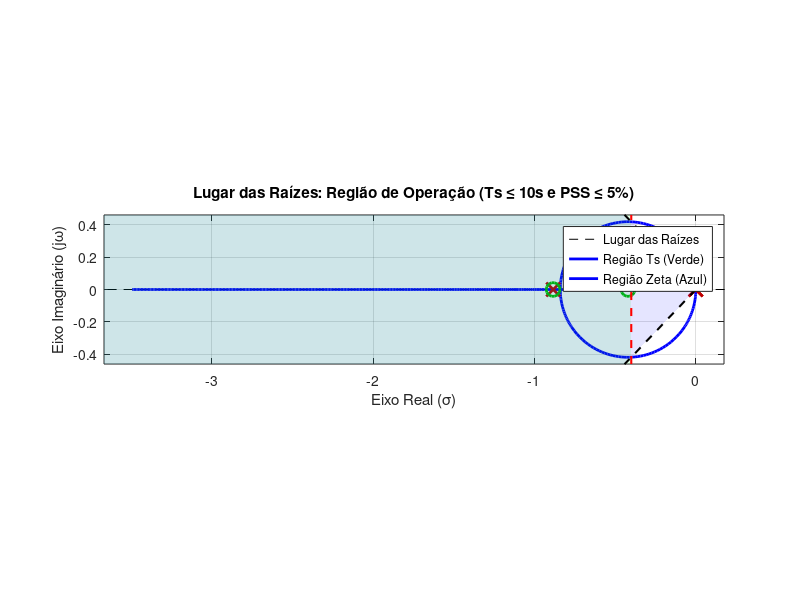

Write the MATLAB code that produced this figure.
clear; close all; clc;

% --- 1. Definição do Sistema ---
s = tf("s");
K_p = 1.3042;
K_i = 0.371364;
K_d = 1;

C_s = (K_d * s^2 + K_p * s + K_i)/(s);

% Parâmetros da planta do AUV
G_s = (0.0526)/(s^2 + 0.8842*s);

% --- 2. Definição dos Requisitos ---
% Requisito de Tempo: Ts <= 10s -> Re(s) <= -0.4
limite_sigma = -0.4;

% Requisito de PSS: Zeta >= 0.6901 -> Angulo <= 46.36 graus
zeta_min = 0.6901;
angulo_rad = acos(zeta_min); % Ângulo em radianos a partir do eixo real negativo

% --- 3. Plotagem do Lugar das Raízes ---
figure;
rlocus(C_s * G_s);
hold on;
axis equal; % CRUCIAL: Garante que os ângulos visuais sejam verdadeiros
grid on;

% Pegar os limites do gráfico para desenhar as regiões até a borda
limites_x = xlim;
limites_y = ylim;
tamanho_x = abs(limites_x(1)); % Distância até a esquerda

% --- 4. Desenhando a Região de Ts (Retângulo Verde) ---
% Já fizemos isso: tudo à esquerda de -0.4
x_ts = [limites_x(1), limite_sigma, limite_sigma, limites_x(1)];
y_ts = [limites_y(1), limites_y(1), limites_y(2), limites_y(2)];
patch(x_ts, y_ts, 'g', 'FaceAlpha', 0.1, 'EdgeColor', 'none');

% --- 5. Desenhando a Região de PSS (Cone Azul) ---
% O cone é formado por duas retas saindo da origem com ângulo +/- theta
% Calculamos a altura Y correspondente ao limite esquerdo X
altura_y = tamanho_x * tan(angulo_rad);

% Definimos o triângulo (Cone)
x_zeta = [0, -tamanho_x, -tamanho_x];
y_zeta_sup = [0, altura_y, -altura_y]; % Vértice, Canto Sup Esq, Canto Inf Esq

% Desenha o cone azul ('b' = blue)
patch(x_zeta, y_zeta_sup, 'b', 'FaceAlpha', 0.1, 'EdgeColor', 'none');

% --- 6. Linhas de Fronteira para destaque ---
% Linha vertical do Ts
plot([limite_sigma, limite_sigma], limites_y, 'r--', 'LineWidth', 1.5);

% Linhas diagonais do Zeta
% Reta superior
plot([0, -tamanho_x], [0, altura_y], 'k--', 'LineWidth', 1.5); 
% Reta inferior
plot([0, -tamanho_x], [0, -altura_y], 'k--', 'LineWidth', 1.5);

% --- 7. Acabamento ---
title('Lugar das Raízes: Região de Operação (Ts \leq 10s e PSS \leq 5%)');
xlabel('Eixo Real (\sigma)');
ylabel('Eixo Imaginário (j\omega)');
legend('Lugar das Raízes', 'Região Ts (Verde)', 'Região Zeta (Azul)');

hold off;
